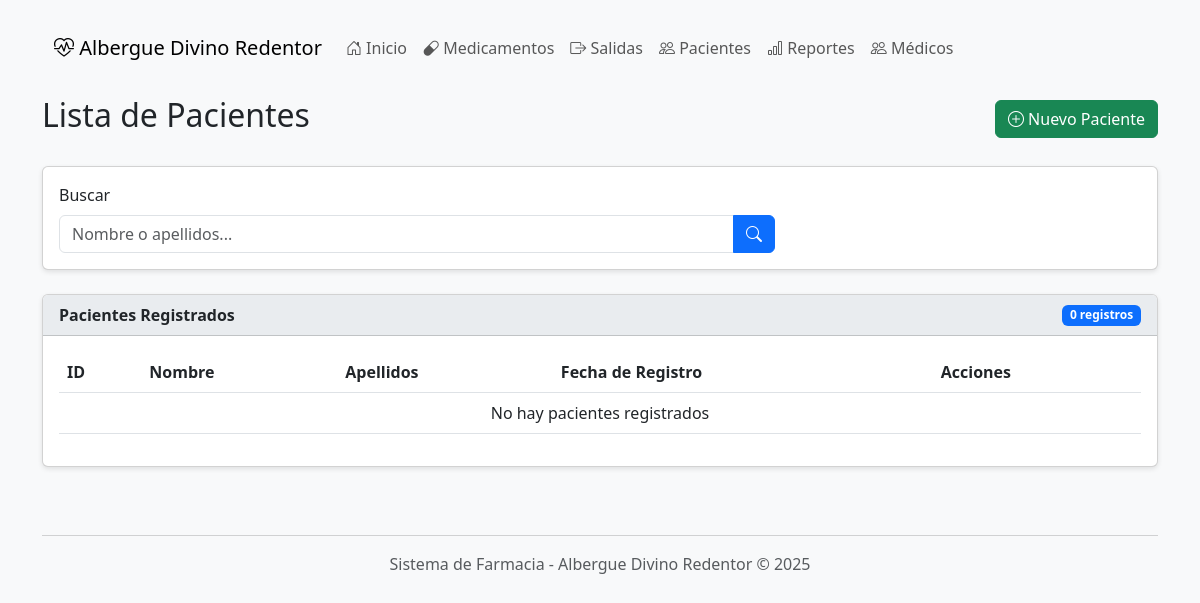
The app's page /pacientes/, older data.
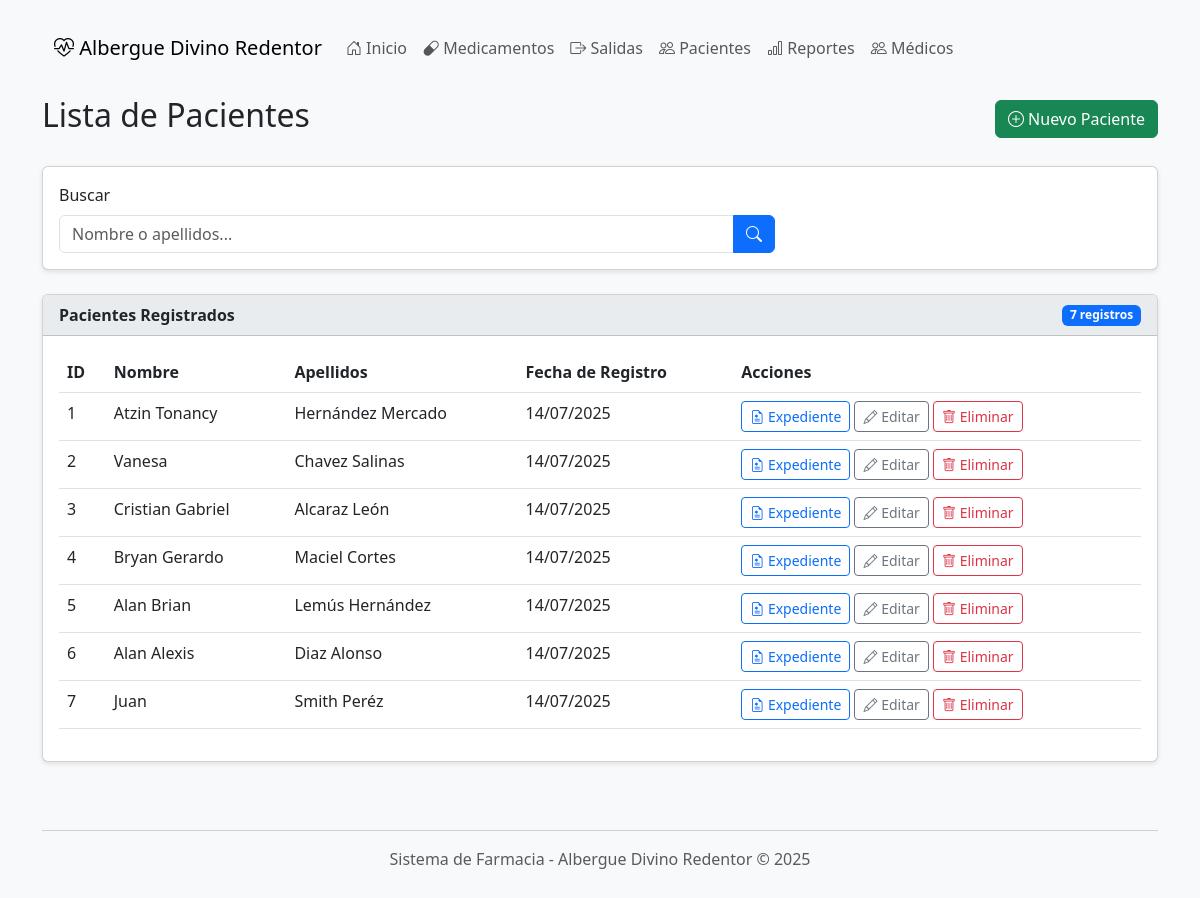
The same page, newer data.
### farmacia/models.py (models this page shows, shortened)
class Paciente(models.Model):
    id = models.AutoField(primary_key=True)
    nombre = models.CharField(max_length=200)
    apellidos = models.CharField(max_length=200)
    fecha_registro = models.DateTimeField(auto_now_add=True)
    class Meta:
        verbose_name = "Paciente"
        verbose_name_plural = "Pacientes"

### farmacia/views.py (the view)
# urls.py: path('pacientes/', views.pacientes, name='pacientes'),
def pacientes(request):
    pacientes_list = Paciente.objects.all()
    context = {
        'pacientes': pacientes_list
    }
    return render(request, 'pacientes.html', context)

### farmacia/templates/pacientes.html (shortened to what this page needs)
{% extends 'base.html' %}
{% block content %}
    <div class="d-flex justify-content-between align-items-center mb-4">
        <h2>Lista de Pacientes</h2>
        <a href="{% url 'paciente_nuevo' %}" class="btn btn-success">
            <i class="bi bi-plus-circle"></i> Nuevo Paciente
        </a>
    </div>
    <div class="card mb-4">
        <div class="card-body">
            <form method="get" class="row g-3">
                <div class="col-md-8">
                    <label class="form-label">Buscar</label>
                    <div class="input-group">
                        <input type="text" name="q" class="form-control" placeholder="Nombre o apellidos...">
                        <button type="submit" class="btn btn-primary">
                            <i class="bi bi-search"></i>
                        </button>
                    </div>
                </div>
            </form>
        </div>
    </div>
    <div class="card">
        <div class="card-header d-flex justify-content-between align-items-center">
            <span>Pacientes Registrados</span>
            <span class="badge bg-primary">{{ pacientes.count }} registros</span>
        </div>
        <div class="card-body">
            <div class="table-responsive">
                <table class="table table-hover">
                    <thead>
                        <tr>
                            <th>ID</th>
                            <th>Nombre</th>
                            <th>Apellidos</th>
                            <th>Fecha de Registro</th>
                            <th>Acciones</th>
                        </tr>
                    </thead>
                    <tbody>
                        {% for paciente in pacientes %}
                        <tr>
                            <td>{{ paciente.id }}</td>
                            <td>{{ paciente.nombre }}</td>
                            <td>{{ paciente.apellidos }}</td>
                            <td>{{ paciente.fecha_registro|date:"d/m/Y" }}</td>
                            <td>
                                <a href="{% url 'expediente' paciente.id %}" class="btn btn-sm btn-outline-primary">
                                    <i class="bi bi-file-earmark-medical"></i> Expediente
                                </a>
                                <a href="{% url 'paciente_editar' paciente.id %}" class="btn btn-sm btn-outline-secondary">
                                    <i class="bi bi-pencil"></i> Editar
                                </a>
                                <a href="{% url 'paciente_eliminar' paciente.id %}" class="btn btn-sm btn-outline-danger">
                                    <i class="bi bi-trash"></i> Eliminar
                                </a>
                            </td>
                        </tr>
                        {% empty %}
                        <tr>
                            <td colspan="5" class="text-center">No hay pacientes registrados</td>
                        </tr>
                        {% endfor %}
                    </tbody>
                </table>
            </div>
        </div>
    </div>
{% endblock %}

### farmacia/templates/base.html (shortened to what this page needs)
 <!DOCTYPE html>
<html lang="es">
<head>
    <link href="https://cdn.jsdelivr.net/npm/bootstrap@5.3.0/dist/css/bootstrap.min.css" rel="stylesheet">
    <link rel="stylesheet" href="https://cdn.jsdelivr.net/npm/bootstrap-icons@1.10.0/font/bootstrap-icons.css">
</head>
<body>
    <div class="container">
        <nav class="navbar navbar-expand-lg navbar-light bg-light">
            <div class="container-fluid">
                <a class="navbar-brand" href="{% url 'index' %}">
                    <i class="bi bi-heart-pulse"></i> Albergue Divino Redentor
                </a>
                <div class="collapse navbar-collapse" id="navbarNav">
                    <ul class="navbar-nav me-auto">
                        <li class="nav-item">
                            <a class="nav-link" href="{% url 'index' %}">
                                <i class="bi bi-house-door"></i> Inicio
                            </a>
                        </li>
                        <li class="nav-item">
                            <a class="nav-link" href="{% url 'medicamentos' %}">
                                <i class="bi bi-capsule"></i> Medicamentos
                            </a>
                        </li>
                        <li class="nav-item">
                            <a class="nav-link" href="{% url 'salidas' %}">
                                <i class="bi bi-box-arrow-right"></i> Salidas
                            </a>
                        </li>
                        <li class="nav-item">
                            <a class="nav-link" href="{% url 'pacientes' %}">
                                <i class="bi bi-people"></i> Pacientes
                            </a>
                        </li>
                         <li class="nav-item">
                            <a class="nav-link" href="{% url 'reportes' %}">
                                <i class="bi bi-bar-chart"></i> Reportes
                            </a>
                        </li>
                        <li class="nav-item">
                            <a class="nav-link" href="{% url 'medicos' %}">
                                <i class="bi bi-people"></i> Médicos
                            </a>
                        </li>
                    </ul>
                </div>
            </div>
        </nav>
        <div class="row">
            <div class="col">
                {% block content %}{% endblock %}
            </div>
        </div>
        <footer class="mt-5 text-center text-muted">
            <hr>
            <p>Sistema de Farmacia - Albergue Divino Redentor &copy; {% now "Y" %}</p>
        </footer>
    </div>
</body>
</html>

### farmacia/templates/base.html (style rules this page uses)
body { background-color: #f8f9fa; padding-top: 20px; padding-bottom: 40px; }
.navbar { margin-bottom: 20px; }
.card { margin-bottom: 20px; box-shadow: 0 2px 5px rgba(0,0,0,0.1); }
.card-header { background-color: #e9ecef; font-weight: bold; }

Row changes from the older to the newer data that the page shows:
added Paciente: id "1", nombre "Atzin Tonancy", apellidos "Hernández Mercado", fecha_registro "14/07/2025"
added Paciente: id "2", nombre "Vanesa", apellidos "Chavez Salinas", fecha_registro "14/07/2025"
added Paciente: id "3", nombre "Cristian Gabriel", apellidos "Alcaraz León", fecha_registro "14/07/2025"
added Paciente: id "4", nombre "Bryan Gerardo", apellidos "Maciel Cortes", fecha_registro "14/07/2025"
added Paciente: id "5", nombre "Alan Brian", apellidos "Lemús Hernández", fecha_registro "14/07/2025"
added Paciente: id "6", nombre "Alan Alexis", apellidos "Diaz Alonso", fecha_registro "14/07/2025"
added Paciente: id "7", nombre "Juan", apellidos "Smith Peréz", fecha_registro "14/07/2025"
Text that changed along with them:
{{ pacientes.count }}: "0" → "7"
text no longer shown: "No hay pacientes registrados"
